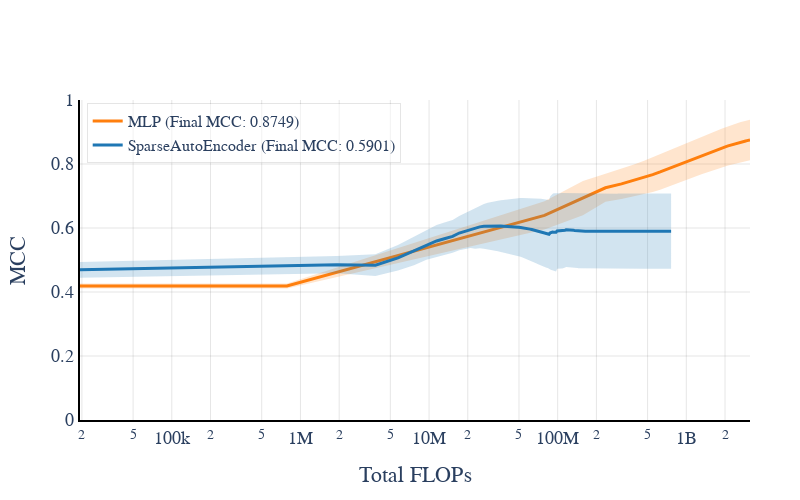

Notebook source saved alongside this figure:
### Markdown cell above
## Fixed dictionary vectors

### Code cell
import json
import numpy as np
import plotly.graph_objects as go
from plotly.subplots import make_subplots

FIXED_D = True  # Set this to True or False based on your experiment
filename = 'fixed_D' if FIXED_D else 'learned_D'

# Load the JSON data
with open(f'results/{filename}_results.json', 'r') as f:
    data = json.load(f)

# Create subplots
fig = make_subplots(rows=1, cols=1, shared_xaxes=True)

# Colors for each model
colors = {'SparseAutoEncoder': 'rgb(31, 119, 180)', 'MLP': 'rgb(255, 127, 14)'}

max_flops_per_model = []

for model_name, model_results in data['results'].items():
    all_flops = []
    all_mccs = []
    
    for run_results in model_results:
        total_flops = [log['total_flops'] for log in run_results]
        mcc = [log['mcc'] for log in run_results]
        
        # Add 0 FLOP-MCC point
        total_flops.insert(0, 0)
        mcc.insert(0, 0)  # Assuming MCC is 0 at the start
        
        all_flops.append(total_flops)
        all_mccs.append(mcc)
    
    # Calculate mean and standard deviation
    mean_flops = np.mean(all_flops, axis=0)
    mean_mccs = np.mean(all_mccs, axis=0)
    std_mccs = np.std(all_mccs, axis=0)
    
    # Store the maximum FLOP value for this model
    max_flops_per_model.append(np.max(mean_flops))
    
    final_mcc = mean_mccs[-1]
    
    # Add trace for each model
    fig.add_trace(
        go.Scatter(
            x=mean_flops,
            y=mean_mccs,
            mode='lines',
            name=f"{model_name} (Final MCC: {final_mcc:.4f})",
            line=dict(color=colors[model_name], width=3),
        )
    )
    
    # Add error bands
    fig.add_trace(
        go.Scatter(
            x=np.concatenate([mean_flops, mean_flops[::-1]]),
            y=np.concatenate([mean_mccs + std_mccs, (mean_mccs - std_mccs)[::-1]]),
            fill='toself',
            fillcolor=colors[model_name].replace('rgb', 'rgba').replace(')', ',0.2)'),
            line=dict(color='rgba(255,255,255,0)'),
            hoverinfo="skip",
            showlegend=False
        )
    )

# Calculate the minimum of the maximum FLOP values
x_max = min(max_flops_per_model)

# Update layout
fig.update_layout(
    xaxis_title='Total FLOPs',
    yaxis_title='MCC',
    font=dict(family="Palatino", size=18),
    legend=dict(
        x=0.01,
        y=0.99,
        bgcolor='rgba(255, 255, 255, 0.5)',
        bordercolor='rgba(0, 0, 0, 0.1)',
        borderwidth=1,
        font=dict(size=16)
    ),
    plot_bgcolor='white',
    hovermode='x unified',
    width=800,  # Narrower plot
    height=500,
    margin=dict(l=80, r=50, t=100, b=80)
)

# Update axes
fig.update_xaxes(
    showgrid=True,
    gridwidth=1,
    gridcolor='rgba(0, 0, 0, 0.1)',
    zeroline=False,
    showline=True,
    linewidth=2,
    linecolor='black',
    type='log',  # Use log scale for FLOPs
    title_standoff=20,
    #range=[0, np.log10(x_max)]  # Set x-axis range
)

fig.update_yaxes(
    showgrid=True,
    gridwidth=1,
    gridcolor='rgba(0, 0, 0, 0.1)',
    zeroline=False,
    showline=True,
    linewidth=2,
    linecolor='black',
    range=[0, 1],  # Adjust this range as needed
    title_standoff=20
)

# Save the plot as a PDF
fig.write_image(f"results/figures/{filename}.pdf")

# Optionally, display the plot
fig.show()

print(f"Plot saved as results/figures/{filename}.pdf")

### Figure 1 — Plotly figure (JSON) as saved in the notebook; plotly's stock layout.template omitted (floating-point values rounded to 4 significant figures; data arrays with more than 128 entries replaced by an {"elided": "..."} marker saying what was removed)
{"data": [{"line": {"color": "rgb(255, 127, 14)", "width": 3}, "mode": "lines", "name": "MLP (Final MCC: 0.8749)", "type": "scatter", "x": [0, 785168, 78967568, 157149968, 235332368, 313514768, 391697168, 469879568, 548061968, 626244368, 704426768, 782609168, 860791568, 938973968, 1017156368, 1095338768, 1173521168, 1251703568, 1329885968, 1408068368, 1486250768, 1564433168, 1642615568, 1720797968, 1798980368, 1877162768, 1955345168, 2033527568, 2111709968, 2189892368, 2268074768, 2346257168, 2424439568, 2502621968, 2580804368, 2658986768, 2737169168, 2815351568, 2893533968, 2971716368, 3049898768, 3127299344], "y": [0, 0.4186, 0.6395, 0.6932, 0.7257, 0.7378, 0.7487, 0.7582, 0.767, 0.7752, 0.7833, 0.7906, 0.7974, 0.8037, 0.8091, 0.8141, 0.8188, 0.8232, 0.8272, 0.8311, 0.8346, 0.8379, 0.841, 0.844, 0.8468, 0.8495, 0.8521, 0.8544, 0.8566, 0.8587, 0.8606, 0.8623, 0.8639, 0.8655, 0.867, 0.8684, 0.8697, 0.8709, 0.8719, 0.873, 0.874, 0.8749]}, {"fill": "toself", "fillcolor": "rgba(255, 127, 14,0.2)", "hoverinfo": "skip", "line": {"color": "rgba(255,255,255,0)"}, "showlegend": false, "type": "scatter", "x": [0, 785168, 78967568, 157149968, 235332368, 313514768, 391697168, 469879568, 548061968, 626244368, 704426768, 782609168, 860791568, 938973968, 1017156368, 1095338768, 1173521168, 1251703568, 1329885968, 1408068368, 1486250768, 1564433168, 1642615568, 1720797968, 1798980368, 1877162768, 1955345168, 2033527568, 2111709968, 2189892368, 2268074768, 2346257168, 2424439568, 2502621968, 2580804368, 2658986768, 2737169168, 2815351568, 2893533968, 2971716368, 3049898768, 3127299344, 3127299344, 3049898768, 2971716368, 2893533968, 2815351568, 2737169168, 2658986768, 2580804368, 2502621968, 2424439568, 2346257168, 2268074768, 2189892368, 2111709968, 2033527568, 1955345168, 1877162768, 1798980368, 1720797968, 1642615568, 1564433168, 1486250768, 1408068368, 1329885968, 1251703568, 1173521168, 1095338768, 1017156368, 938973968, 860791568, 782609168, 704426768, 626244368, 548061968, 469879568, 391697168, 313514768, 235332368, 157149968, 78967568, 785168, 0], "y": [0, 0.4263, 0.6835, 0.7467, 0.7696, 0.785, 0.7985, 0.8104, 0.8211, 0.8311, 0.8401, 0.8479, 0.855, 0.8613, 0.8669, 0.8719, 0.8767, 0.8813, 0.8855, 0.8895, 0.8933, 0.8968, 0.9003, 0.9037, 0.9069, 0.9099, 0.9127, 0.9154, 0.9178, 0.9201, 0.9223, 0.9243, 0.9262, 0.928, 0.9296, 0.9312, 0.9326, 0.9339, 0.9351, 0.9363, 0.9374, 0.9385, 0.8114, 0.8106, 0.8096, 0.8087, 0.8079, 0.8068, 0.8056, 0.8044, 0.803, 0.8017, 0.8003, 0.7988, 0.7972, 0.7955, 0.7935, 0.7915, 0.7892, 0.7868, 0.7844, 0.7817, 0.7791, 0.7759, 0.7726, 0.769, 0.7651, 0.7609, 0.7562, 0.7513, 0.7461, 0.7398, 0.7333, 0.7264, 0.7193, 0.7128, 0.706, 0.6989, 0.6906, 0.6818, 0.6397, 0.5954, 0.4108, 0]}, {"line": {"color": "rgb(31, 119, 180)", "width": 3}, "mode": "lines", "name": "SparseAutoEncoder (Final MCC: 0.5901)", "type": "scatter", "x": {"elided": "402 int values"}, "y": {"elided": "402 float values"}}, {"fill": "toself", "fillcolor": "rgba(31, 119, 180,0.2)", "hoverinfo": "skip", "line": {"color": "rgba(255,255,255,0)"}, "showlegend": false, "type": "scatter", "x": {"elided": "804 int values"}, "y": {"elided": "804 float values"}}], "layout": {"font": {"family": "Palatino", "size": 18}, "height": 500, "hovermode": "x unified", "legend": {"bgcolor": "rgba(255, 255, 255, 0.5)", "bordercolor": "rgba(0, 0, 0, 0.1)", "borderwidth": 1, "font": {"size": 16}, "x": 0.01, "y": 0.99}, "margin": {"b": 80, "l": 80, "r": 50, "t": 100}, "plot_bgcolor": "white", "width": 800, "xaxis": {"anchor": "y", "domain": [0, 1], "gridcolor": "rgba(0, 0, 0, 0.1)", "gridwidth": 1, "linecolor": "black", "linewidth": 2, "showgrid": true, "showline": true, "title": {"standoff": 20, "text": "Total FLOPs"}, "type": "log", "zeroline": false}, "yaxis": {"anchor": "x", "domain": [0, 1], "gridcolor": "rgba(0, 0, 0, 0.1)", "gridwidth": 1, "linecolor": "black", "linewidth": 2, "range": [0, 1], "showgrid": true, "showline": true, "title": {"standoff": 20, "text": "MCC"}, "zeroline": false}}}
